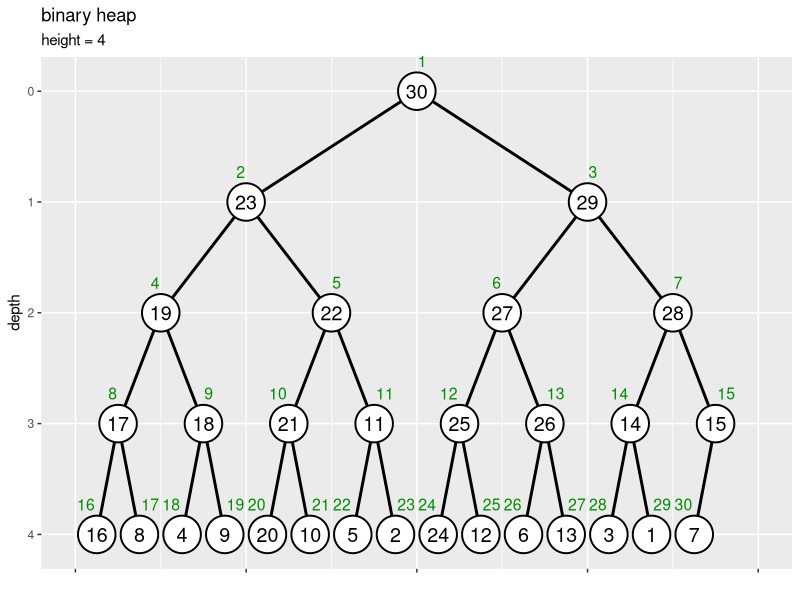

Reproduce this figure in R. (Note: this script raises an error after producing the figure.)

# 10.7 ヒープ ----------------------------------------------------------------

# 利用パッケージ
library(tidyverse)
library(gganimate)

# チェック用
library(ggplot2)


# 数列のヒープ化 --------------------------------------------------------------------

### ・実装 -----

# 部分木のヒープ化の実装
sub_heapify <- function(vec, i, N) {
  
  # 左側の子のインデックスを計算
  child_idx <- i * 2
  
  # 子がなければ終了
  if(child_idx > N) return(vec)
  
  # 値が大きい方の子のインデックスを設定
  if(child_idx+1 <= N & vec[child_idx+1] > vec[child_idx]) { # (&の左がFALSEだと右が処理されずNAにならない)
    child_idx <- child_idx + 1
  }
  
  # 子が親以下なら終了
  if(vec[child_idx] <= vec[i]) return(vec)
  
  # 子と親を入替
  vec[1:N] <- replace(x = vec, list = c(child_idx, i), values = vec[c(i, child_idx)])
  
  # 子を部分木の根としてヒープ化
  vec[1:N] <- sub_heapify(vec, child_idx, N)
  
  # 数列を出力
  return(vec)
}

# ヒープ化の実装
heapify <- function(vec) {
  
  # 要素数を取得
  N <- length(vec)
  
  # 葉を除くノード番号の最大値を設定
  max_i <- N %/% 2
  
  # 全体をヒープ化
  for(i in max_i:1) {
    
    # i番目の頂点を根とする部分木をヒープ化
    vec[1:N] <- sub_heapify(vec, i, N)
  }
  
  # 数列を出力
  return(vec)
}


### ・作図 -----

# 要素数を指定
N <- 30

# (簡易的に)数列を作成
a <- 1:N

# ヒープ化
a <- heapify(a)

# ノードの座標を作成
d <- 0.6
vertex_df <- tibble::tibble(
  value = a, 
  index = 1:length(a), 
  depth = floor(log2(index)), # 縦方向のノード位置
  col_idx = index - 2^depth + 1, # 深さごとのノード番号
  coord_x = (col_idx * 2 - 1) * 1/(2^depth * 2), # 横方向のノード位置
  label_offset = dplyr::if_else(
    condition = index%%2 == 0, true = 0.5+d, false = 0.5-d
  ) # ラベル位置を左右にズラす
)

# エッジの座標を作成
edge_df <- dplyr::bind_rows(
  # 子ノードの座標
  vertex_df |> 
    dplyr::filter(depth > 0) |> # 根を除去
    dplyr::mutate(
      edge_id   = index, 
      node_type = "childe" # (確認用)
    ), 
  # 親ノードの座標
  vertex_df |> 
    dplyr::filter(depth > 0) |> # 根を除去
    dplyr::mutate(
      edge_id   = index, 
      node_type = "parent", # (確認用)
      depth   = depth - 1, # 縦方向のノード位置
      index   = index %/% 2, 
      col_idx = index - 2^depth + 1, # 深さごとのノード番号
      coord_x = (col_idx * 2 - 1) * 1/(2^depth * 2) # 横方向のノード位置
    )
) |> 
  dplyr::select(!label_offset) |> 
  dplyr::arrange(edge_id, depth)

# ツリーの高さを取得
max_h <- floor(log2(N))

# 二分木を作図
d <- 0.1
ggplot() + 
  geom_path(data = edge_df, 
            mapping = aes(x = coord_x, y = depth, group = edge_id), 
            linewidth = 1) + # 辺
  geom_point(data = vertex_df, 
             mapping = aes(x = coord_x, y = depth), 
             size = 12, shape = "circle filled", fill = "white", stroke = 1) + # 頂点
  geom_text(data = vertex_df, 
            mapping = aes(x = coord_x, y = depth, label = value), 
            size = 5) + # 値ラベル
  geom_text(data = vertex_df, 
            mapping = aes(x = coord_x, y = depth, label = index, hjust = label_offset), 
            size = 4, vjust = -2, color = "green4") + # 位置ラベル
  scale_x_continuous(labels = NULL, name = "") + 
  scale_y_reverse(breaks = 0:max_h, minor_breaks = FALSE) + 
  coord_cartesian(xlim = c(0, 1), ylim = c(max_h+d, -d)) + 
  labs(title = "binary heap", 
       subtitle = paste0("height = ", max_h), 
       y = "depth")


### ・可視化 -----

# 親子ノードの入替の実装
swap <- function(value, index, i, N) {
  
  # 数列の値・インデックスを取得
  val_vec <- value
  idx_vec <- index
  
  # 左側の子のインデックスを計算
  child_idx <- i * 2
  
  # 子がなければ終了
  if(child_idx > N) {
    lt <- list(value = val_vec, index = idx_vec, target = i)
    return(lt)
  }
  
  # 値が大きい方の子のインデックスを設定
  if(child_idx+1 <= N & val_vec[child_idx+1] > val_vec[child_idx]) {
    child_idx <- child_idx + 1
  }
  
  # 子が親以下なら終了
  if(val_vec[child_idx] <= val_vec[i]) {
    lt <- list(value = val_vec, index = idx_vec, target = i)
    return(lt)
  }
  
  # 子と親を入替
  val_vec[1:N] <- replace(x = val_vec, list = c(child_idx, i), values = val_vec[c(i, child_idx)])
  idx_vec[1:N] <- replace(x = idx_vec, list = c(child_idx, i), values = idx_vec[c(i, child_idx)])
  
  # 数列を出力
  if(child_idx <= N%/%2) {
    
    # 親子の入替があれば継続
    lt <- list(value = val_vec, index = idx_vec, target = child_idx)
    
  } else {
    
    # 子が葉なら終了
    lt <- list(value = val_vec, index = idx_vec, target = i)
  }
  return(lt)
}


# 要素数を指定
N <- 60

# 数列を作成
a <- sample(x = 1:N, size = N, replace = FALSE)
a

# 葉を除く頂点数を計算
max_i <- N %/% 2

# 数列を格納
trace_df <- tibble::tibble(
  step  = 0,   # 試行回数
  id    = 1:N, # 元のインデックス
  index = 1:N, # 各試行のインデックス
  value = a    # 要素
) |> 
  dplyr::mutate(
    target_flag = FALSE, # 入替対象の頂点
    heap_flag   = index > max_i # ヒープ化済みの部分木頂点
  )

# 作図用のオブジェクトを初期化
id_vec <- 1:N

# ヒープ化
iter <- 0
for(i in max_i:1) {
  
  # i番目の頂点を設定
  target_idx <- i
  
  # i番目の頂点を根とする部分木をヒープ化
  swap_flag <- TRUE
  while(swap_flag) {
    
    # 試行回数をカウント
    iter <- iter + 1
    
    # 親子の値を比較・入替
    res_lt <- swap(a, id_vec, target_idx, N)
    a[1:N]      <- res_lt[["value"]]
    id_vec[1:N] <- res_lt[["index"]]
    next_target_idx <- res_lt[["target"]]
    
    # 数列を格納
    tmp_df <- tibble::tibble(
      step  = iter, 
      id    = id_vec, 
      index = 1:N, 
      value = a
    ) |> 
      dplyr::mutate(
        target_flag = index %in% c(target_idx, target_idx*2, target_idx*2+1), # 入替対象の親子
        heap_flag   = index >= i & !target_flag # 入替対象を除く処理済み頂点
      )
    
    # 結果を記録
    trace_df <- dplyr::bind_rows(trace_df, tmp_df)
    
    # 入替の有無を確認
    if(target_idx == next_target_idx) {
      
      # 入替がなければ終了
      swap_flag <- FALSE
      
    } else {
      
      # 入替があれば入替後の頂点を親として設定
      target_idx <- next_target_idx
    }
    
    # 途中経過を表示
    print(paste0("--- step: ", iter, " ---"))
    print(a)
  }
}


# 頂点の座標を作成
trace_vertex_df <- trace_df |> 
  dplyr::group_by(step) |> # 座標計算用
  dplyr::mutate(
    depth   = floor(log2(index)), # 縦方向の頂点位置
    col_idx = index - 2^depth + 1, # 深さごとの頂点番号
    coord_x = (col_idx * 2 - 1) * 1/(2^depth * 2), # 横方向の頂点位置
  ) |> 
  dplyr::ungroup()

# 辺の座標を作成
edge_df <- dplyr::bind_rows(
  # 子の座標
  trace_vertex_df |> 
    dplyr::filter(step == 0, depth > 0) |> # 1試行分のデータを抽出・根を除去
    dplyr::mutate(
      edge_id = index
    ), 
  # 親の座標
  trace_vertex_df |> 
    dplyr::filter(step == 0, depth > 0) |> # 1試行分のデータを抽出・根を除去
    dplyr::mutate(
      edge_id = index, # 子インデックス
      depth   = depth - 1, # 縦方向の頂点位置
      index   = index %/% 2, # 親インデックス
      col_idx = index - 2^depth + 1, # 深さごとの頂点番号
      coord_x = (col_idx * 2 - 1) * 1/(2^depth * 2) # 横方向の頂点位置
    )
) |> 
  dplyr::select(!step) |> # フレーム遷移の影響から外す
  dplyr::arrange(edge_id, depth)

# インデックスラベルの座標を作成
d <- 0.6
index_df <- trace_vertex_df |> 
  dplyr::filter(step == 0) |> # 1試行分のデータを抽出
  dplyr::mutate(
    offset = dplyr::if_else(
      condition = index%%2 == 0, true = 0.5+d, false = 0.5-d
    ) # ラベル位置を左右にズラす
  ) |> 
  dplyr::select(!step) # フレーム遷移の影響から外す

# ヒープ化済み頂点の座標を作成
heap_df <- trace_vertex_df |> 
  dplyr::filter(heap_flag, step > 0) |> # ヒープ化済み頂点を抽出・初期値を除去:(表示フレームの調整用)
  dplyr::mutate(
    step = step - 1 # 表示フレームを調整
  ) |> 
  dplyr::bind_rows(
    trace_vertex_df |> 
      dplyr::filter(step == max(step))
  ) # 最終値を追加:(表示フレームの調整用)

# 入替対象の頂点の座標を作成
target_vertex_df <- trace_vertex_df |> 
  dplyr::filter(target_flag) |> # 入替対象の親を抽出
  dplyr::mutate(
    step = step - 1 # 表示フレームを調整
  ) |> 
  dplyr::arrange(step, index)

# 入替対象の辺の座標を作成
target_edge_df <- dplyr::bind_rows(
  # 親の座標
  target_vertex_df |> 
    dplyr::group_by(step) |> 
    dplyr::filter(index == min(index)) |> # 親を抽出
    dplyr::ungroup() |> 
    tidyr::uncount(weights = 2, .id = "childe_id") |> # 子の数に複製
    dplyr::mutate(
      childe_id = childe_id - 1, # 行番号を子IDに変換
      edge_id   = index * 2 + childe_id # 子インデックス
    ) |> 
    dplyr::filter(edge_id <= N), # 子がなければ除去
  # 子の座標
  target_vertex_df |> 
    dplyr::group_by(step) |> 
    dplyr::filter(index != min(index)) |> # 子を抽出
    dplyr::ungroup() |> 
    dplyr::mutate(
      edge_id = index
    )
) |> 
  dplyr::arrange(step, index)

# ヒープ化のアニメーションを作図
max_h <- floor(log2(N))
graph <- ggplot() + 
  geom_path(data = edge_df, 
            mapping = aes(x = coord_x, y = depth, group = edge_id), 
            linewidth = 1) + # 辺
  geom_path(data = target_edge_df,
            mapping = aes(x = coord_x, y = depth, group = edge_id),
            color = "red", linewidth = 1, linetype = "dashed") + # 入替対象の辺
  geom_point(data = target_vertex_df,
             mapping = aes(x = coord_x, y = depth, group = step),
             size = 14, color = "red", alpha = 0.5) + # 入替対象の頂点
  geom_point(data = heap_df,
             mapping = aes(x = coord_x, y = depth, group = step),
             size = 14, color = "blue", alpha = 0.5) + # ヒープ化済みの頂点
  geom_point(data = trace_vertex_df, 
             mapping = aes(x = coord_x, y = depth, group = id), 
             size = 12, shape = "circle filled", fill = "white", stroke = 1) + # 頂点
  geom_text(data = trace_vertex_df, 
            mapping = aes(x = coord_x, y = depth, label = as.character(value), group = id), 
            size = 5) + # 値ラベル
  geom_text(data = index_df, 
            mapping = aes(x = coord_x, y = depth, label = index, hjust = offset), 
            size = 4, vjust = -1.7, color = "green4") + # インデックスラベル
  gganimate::transition_states(states = step, transition_length = 9, state_length = 1, wrap = FALSE) + # フレーム遷移
  gganimate::ease_aes("cubic-in-out") + # 遷移の緩急
  scale_x_continuous(labels = NULL) + 
  scale_y_reverse(breaks = 0:max_h, minor_breaks = FALSE) + 
  coord_cartesian(xlim = c(0, 1)) + 
  labs(title = "heapify", 
       subtitle = "step: {next_state}", 
       x = "", y = "depth")

# フレーム数を取得
frame_num <- max(trace_df[["step"]]) + 1

# 遷移フレーム数を指定
s <- 20

# gif画像を作成
gganimate::animate(
  plot = graph, 
  nframes = (frame_num + 2)*s, start_pause = s, end_pause = s, fps = 20, 
  width = 1200, height = 600, 
  renderer = gganimate::gifski_renderer()
)


# 値の挿入 --------------------------------------------------------------------

### ・実装 -----

# 値の挿入の実装
push <- function(vec, val) {
  
  # 挿入要素(子)のインデックスを設定
  i <- length(vec) + 1
  
  # ヒープ化
  while(i > 1) { # (根に達するまで)
    
    # 親のインデックスを計算
    parent_idx <- i %/% 2
    
    # 親が子以上なら終了
    if(vec[parent_idx] >= val) break
    
    # 子と親を入替
    vec[i] <- vec[parent_idx] # 親の値を子の位置に移動
    i      <- parent_idx      # 挿入位置を親の位置に更新
  }
  
  # 値を挿入
  vec[i] <- val
  
  # 数列を出力
  return(vec)
}


# 要素数を指定
N <- 30

# (簡易的に)数列を作成
a <- 1:N

# 挿入値を指定
x <- 28.5

# ヒープ化
a <- heapify(a)

# 値を挿入してヒープ化
a <- push(a, x)
a; length(a)



### ・可視化 -----

# 要素数を指定
initial_N <- 40

# ヒープを作成
initial_a <- sample(x = 1:initial_N, size = initial_N, replace = FALSE) |> 
  heapify()

# 挿入する値を指定
x <- 49.5

# 値を挿入
a <- c(initial_a, x)

# 挿入後の要素数を取得
N <- length(a)

# 数列を格納
trace_df <- dplyr::bind_rows(
  # 初期値
  tibble::tibble(
    step  = 0, 
    id    = 1:initial_N, 
    index = id, 
    value = initial_a, 
    target_flag = FALSE
  ), 
  # 挿入後
  tibble::tibble(
    step  = 1, 
    id    = 1:N, 
    index = id, 
    value = a, 
    target_flag = index == N # 挿入対象
  )
)

# 挿入要素のインデックスを設定
i <- N

# 作図用のオブジェクトを初期化
id_vec <- 1:N

# ヒープ化
iter <- 1
break_flag <- FALSE
while(i > 1) {
  
  # 試行回数を更新
  iter <- iter + 1
  
  # 親のインデックスを計算
  parent_idx <- i %/% 2
  
  # 親のインデックスを計算
  parent_idx <- i %/% 2
  
  # 親が子未満なら親子を入替
  if(a[parent_idx] < a[i]) {
    a[1:N]      <- replace(x = a, list = c(i, parent_idx), values = a[c(parent_idx, i)])
    id_vec[1:N] <- replace(x = id_vec[1:n], list = c(i, parent_idx), values = id_vec[c(parent_idx, i)])
  } else {
    break_flag <- TRUE
  }
  
  # 数列を格納
  tmp_df <- tibble::tibble(
    step  = iter, 
    id    = id_vec, 
    index = 1:N, 
    value = a, 
    target_flag = index %in% c(i, parent_idx) # 入替対象
  )
  
  # 数列を記録
  trace_df <- dplyr::bind_rows(trace_df, tmp_df)
  
  # 親が子以上なら終了
  if(break_flag) break
  
  # 挿入位置を親の位置に更新
  i <- parent_idx
  
  # 途中経過を表示
  print(paste0("--- step: ", iter, " ---"))
  print(a)
}


# 頂点の座標を作成
trace_vertex_df <- trace_df |> 
  dplyr::group_by(step) |> # 座標計算用
  dplyr::mutate(
    depth   = floor(log2(index)), # 縦方向の頂点位置
    col_idx = index - 2^depth + 1, # 深さごとの頂点番号
    coord_x = (col_idx * 2 - 1) * 1/(2^depth * 2), # 横方向の頂点位置
  ) |> 
  dplyr::ungroup()

# 辺の座標を作成
edge_df <- dplyr::bind_rows(
  # 子の座標
  trace_vertex_df |> 
    dplyr::filter(step == 1, depth > 0) |> # 1試行分のデータを抽出・根を除去
    dplyr::mutate(
      edge_id = index
    ), 
  # 親の座標
  trace_vertex_df |> 
    dplyr::filter(step == 1, depth > 0) |> # 1試行分のデータを抽出・根を除去
    dplyr::mutate(
      edge_id = index, # 子インデックス
      depth   = depth - 1, # 縦方向の頂点位置
      index   = index %/% 2, # 親インデックス
      col_idx = index - 2^depth + 1, # 深さごとの頂点番号
      coord_x = (col_idx * 2 - 1) * 1/(2^depth * 2) # 横方向の頂点位置
    )
) |> 
  dplyr::select(!step) |> # フレーム遷移の影響から外す
  dplyr::arrange(edge_id, depth)

# インデックスラベルの座標を作成
d <- 0.6
index_df <- trace_vertex_df |> 
  dplyr::filter(step == 1) |> # 1試行分のデータを抽出
  dplyr::mutate(
    offset = dplyr::if_else(
      condition = index%%2 == 0, true = 0.5+d, false = 0.5-d
    ) # ラベル位置を左右にズラす
  ) |> 
  dplyr::select(!step) # フレーム遷移の影響から外す

# 入替対象の頂点の座標を作成
target_vertex_df <- trace_vertex_df |> 
  dplyr::filter(target_flag) |> # 入替対象の親を抽出
  dplyr::mutate(
    step = step - 1 # 表示フレームを調整
  ) |> 
  dplyr::arrange(step, index)

# 入替対象の辺の座標を作成
target_edge_df <- target_vertex_df |> 
  dplyr::bind_rows(
    target_vertex_df |> 
      dplyr::filter(step == 0)
  ) # (警告文回避用に挿入値を複製)

# ヒープ化のアニメーションを作図
max_h <- floor(log2(N))
graph <- ggplot() + 
  geom_path(data = edge_df,
            mapping = aes(x = coord_x, y = depth, group = edge_id),
            linewidth = 1) + # 辺
  geom_path(data = target_edge_df,
            mapping = aes(x = coord_x, y = depth, group = step),
            color = "red", linewidth = 1, linetype = "dashed") + # 入替対象の辺
  geom_point(data = target_vertex_df,
             mapping = aes(x = coord_x, y = depth, group = step),
             size = 14, color = "red", alpha = 0.5) + # 入替対象の頂点
  geom_point(data = trace_vertex_df,
             mapping = aes(x = coord_x, y = depth, group = id),
             size = 12, shape = "circle filled", fill = "white", stroke = 1) + # 頂点
  geom_text(data = trace_vertex_df,
            mapping = aes(x = coord_x, y = depth, label = as.character(value), group = id),
            size = 5) + # 値ラベル
  geom_text(data = index_df,
            mapping = aes(x = coord_x, y = depth, label = index, hjust = offset),
            size = 4, vjust = -1.7, color = "green4") + # インデックスラベル
  gganimate::transition_states(states = step, transition_length = 9, state_length = 1, wrap = FALSE) + # フレーム遷移
  gganimate::ease_aes("cubic-in-out") + # 遷移の緩急
  scale_x_continuous(labels = NULL) + 
  scale_y_reverse(breaks = 0:max_h, minor_breaks = FALSE) + 
  coord_cartesian(xlim = c(0, 1)) + 
  labs(title = "heapify : push (up-heap)", 
       subtitle = "step: {next_state}", 
       x = "", y = "depth")

# フレーム数を取得
frame_num <- max(trace_df[["step"]]) + 1

# 遷移フレーム数を指定
s <- 20

# gif画像を作成
gganimate::animate(
  plot = graph, 
  nframes = (frame_num + 2)*s, start_pause = s, end_pause = s, fps = 20, 
  width = 1200, height = 600, 
  renderer = gganimate::gifski_renderer()
)


### ・ヒープ化の可視化 -----

# 要素数を指定
N <- 20

# 数列を作成
initial_a <- sample(x = 1:N, size = N, replace = FALSE)


# 1番目の要素を挿入
a <- initial_a[1]

# 数列を格納
trace_df <- tibble::tibble(
  step  = 0, # 試行番号
  id    = 1:N, # 元のインデックス
  index = c(1, rep(NA, times = N-1)), # 試行ごとのインデックス:(未挿入はNAとする)
  value = initial_a, # 要素:(未挿入要素も含める)
  target_flag = FALSE, # 挿入・入替対象:(初手FALSEの方が処理が楽)
  insert_flag = !is.na(index) # 挿入済み要素
)

# 作図用のオブジェクトを初期化
id_vec <- 1:N

# 値の挿入とヒープ化
iter <- 0
for(n in 2:N) {
  
  # 最後尾に要素を追加
  a <- c(a, initial_a[n])
  i <- n
  
  # 要素を追加した数列を格納
  tmp_df <- tibble::tibble(
    step  = iter + 0.5, # (挿入操作は0.5とする)
    id    = id_vec, 
    index = c(1:n, rep(NA, times = N-n)), 
    value = c(a, initial_a[(n+1):N])[1:N], 
    target_flag = index %in% i, # 挿入対象
    insert_flag = !is.na(index)
  )
  
  # 数列を記録
  trace_df <- dplyr::bind_rows(trace_df, tmp_df)
  
  # ヒープ化
  break_flag <- FALSE
  while(i > 1) {
    
    # 試行回数を更新
    iter <- iter + 1
    
    # 親のインデックスを計算
    parent_idx <- i %/% 2
    
    # 親が子未満なら親子を入替
    if(a[parent_idx] < a[i]) {
      a[1:n]      <- replace(x = a, list = c(i, parent_idx), values = a[c(parent_idx, i)])
      id_vec[1:n] <- replace(x = id_vec, list = c(i, parent_idx), values = id_vec[c(parent_idx, i)])
    } else {
      break_flag <- TRUE
    }
    
    # 要素を入れ替えた数列を格納
    tmp_df <- tibble::tibble(
      step  = iter, # (入替操作は1とする)
      id    = id_vec, 
      index = c(1:n, rep(NA, times = N-n)), 
      value = c(a, initial_a[(n+1):N])[1:N], 
      target_flag = index %in% c(i, parent_idx), # 入替対象
      insert_flag = !is.na(index)
    )
    
    # 数列を記録
    trace_df <- dplyr::bind_rows(trace_df, tmp_df)
    
    # 親が子以上なら終了
    if(break_flag) break
    
    # 挿入位置を親の位置に更新
    i <- parent_idx
    
    # 途中経過を表示
    print(paste0("--- step: ", iter, " ---"))
    print(a)
  }
}

# 未挿入要素のプロット位置を設定
max_y <- floor(log2(N)) + 1

# 頂点の座標を作成
trace_vertex_df <- dplyr::bind_rows(
  # 挿入済み要素の座標
  trace_df |> 
    dplyr::filter(insert_flag) |> # 挿入済み要素を抽出
    dplyr::group_by(step) |> # 座標計算用
    dplyr::mutate(
      depth   = floor(log2(index)), # 縦方向の頂点位置
      col_idx = index - 2^depth + 1, # 深さごとの頂点番号
      coord_x = (col_idx * 2 - 1) * 1/(2^depth * 2), # 横方向の頂点位置
    ) |> 
    dplyr::ungroup(), 
  # 未挿入要素の座標
  trace_df |> 
    dplyr::filter(!insert_flag) |> # 未挿入要素を抽出
    dplyr::mutate(
      depth = max_y, # 縦方向の頂点位置
      coord_x = id / (N + 1) # 横方向の頂点位置
    )
) |> 
  dplyr::arrange(step, index)

# 辺の座標を作成
trace_edge_df <- dplyr::bind_rows(
  # 子の座標
  trace_vertex_df |> 
    dplyr::filter(insert_flag, step > 0, depth > 0) |> # 挿入済み要素を抽出、初期値・根を除去
    dplyr::mutate(
      edge_id    = index, 
      edge_label = paste0("step: ", step, ", edge: ", edge_id) # フレームごとに描画用
    ), 
  # 親の座標
  trace_vertex_df |> 
    dplyr::filter(insert_flag, step > 0, depth > 0) |> # 挿入済み要素を抽出、初期値・根を除去
    dplyr::mutate(
      edge_id    = index, # 子インデックス
      edge_label = paste0("step: ", step, ", edge: ", edge_id), # フレームごとに描画用
      depth   = depth - 1, # 縦方向の頂点位置
      index   = index %/% 2, # 親インデックス
      col_idx = index - 2^depth + 1, # 深さごとの頂点番号
      coord_x = (col_idx * 2 - 1) * 1/(2^depth * 2) # 横方向の頂点位置
    ), 
  tibble::tibble(
    step = 0
  ) # (フレーム順の謎バグ回避用)
) |> 
  dplyr::arrange(step, edge_id, index)

# インデックスラベルの座標を作成
d <- 0.6
index_df <- trace_vertex_df |> 
  dplyr::filter(insert_flag, step == max(step)) |> # 挿入済み要素・1試行分のデータを抽出
  dplyr::mutate(
    offset = dplyr::if_else(
      condition = index%%2 == 0, true = 0.5+d, false = 0.5-d
    ) # ラベル位置を左右にズラす
  ) |> 
  dplyr::select(!step) # フレーム遷移の影響から外す

# 試行番号を取得
step_vec <- unique(trace_df[["step"]])

# 入替対象の頂点の座標を作成
target_vertex_df <- trace_vertex_df |> 
  dplyr::filter(target_flag) |> # 挿入・入替対象を抽出
  dplyr::mutate(
    frame_id = dplyr::dense_rank(step), # 試行回数の抽出用
    step     = step_vec[frame_id] # 表示フレームを調整
  ) |> 
  dplyr::arrange(step, index)

# 入替対象の辺の座標を作成
target_edge_df <- trace_vertex_df |> 
  dplyr::filter(target_flag) |> # 挿入・入替対象を抽出
  dplyr::mutate(
    frame_id = dplyr::dense_rank(step), # 試行回数の抽出用
  ) |> 
  dplyr::filter(step%%1 == 0) |> # 入替対象を抽出(挿入対象を除去)
  dplyr::group_by(step) |> # 辺IDの作成用
  dplyr::mutate(
    edge_label = paste0("step: ", step, ", id: ", min(index)) # 線分間の干渉回避用
  ) |> 
  dplyr::ungroup() |> 
  dplyr::mutate(
    step = step_vec[frame_id] # 表示フレームを調整
  ) |> 
  dplyr::arrange(step, index)


# ヒープ化のアニメーションを作図
graph <- ggplot() + 
  geom_rect(mapping = aes(xmin = 0, xmax = 1, ymin = max_y-0.25, ymax = max_y+0.2), 
            fill = "orange", color = "orange", alpha = 0.1, linetype ="dashed") + # 数列枠
  geom_path(data = trace_edge_df,
            mapping = aes(x = coord_x, y = depth, group = edge_label),
            linewidth = 1) + # 辺
  geom_path(data = target_edge_df,
            mapping = aes(x = coord_x, y = depth, group = edge_label),
            color = "red", linewidth = 1, linetype = "dashed") + # 入替対象の辺
  geom_point(data = target_vertex_df,
             mapping = aes(x = coord_x, y = depth, group = step),
             size = 14, color = "red", alpha = 0.5) + # 挿入・入替対象の頂点
  geom_point(data = trace_vertex_df,
             mapping = aes(x = coord_x, y = depth, group = id),
             size = 12, shape = "circle filled", fill = "white", stroke = 1) + # 頂点
  geom_text(data = trace_vertex_df,
            mapping = aes(x = coord_x, y = depth, label = as.character(value), group = id),
            size = 5) + # 値ラベル
  geom_text(data = index_df,
            mapping = aes(x = coord_x, y = depth, label = index, hjust = offset),
            size = 4, vjust = -1.7, color = "green4") + # インデックスラベル:(ツリー用)
  geom_text(data = index_df,
            mapping = aes(x = index/(N+1), y = max_y, label = index),
            size = 4, hjust = 1.1, vjust = -1.7, color = "green4") + # インデックスラベル:(数列用)
  gganimate::transition_states(states = step, transition_length = 9, state_length = 1, wrap = FALSE) + # フレーム遷移
  gganimate::ease_aes("cubic-in-out") + # 遷移の緩急
  scale_x_continuous(labels = NULL) + 
  scale_y_reverse(breaks = 0:max_y, labels = c(as.character(0:(max_y-1)), ""), minor_breaks = FALSE) + 
  coord_cartesian(xlim = c(0, 1), ylim = c(max_y, 0)) + 
  labs(title = "heapify", 
       subtitle = "step: {next_state}", 
       x = "", y = "depth")

# フレーム数を取得
frame_num <- trace_df[["step"]] |> 
  unique() |> 
  length()

# 遷移フレーム数を指定
s <- 20

# gif画像を作成
gganimate::animate(
  plot = graph, 
  nframes = (frame_num + 2)*s, start_pause = s, end_pause = s, fps = 20, 
  width = 1200, height = 800, 
  renderer = gganimate::gifski_renderer()
)


# 最大値の削除 ------------------------------------------------------------------

### ・実装 -----

# 最大値の削除の実装
pop <- function(vec) {
  
  # 削除後の要素数を取得
  N <- length(vec) - 1
  
  # 最後尾(挿入要素)の値を取得
  val <- vec[N+1]
  
  # 最後尾の値を削除
  vec <- vec[-(N+1)]
  
  # 根(親)のインデックスを設定
  i <- 1
  
  # ヒープ化
  while(i*2 <= N) { # (葉に達するまで)
    
    # 左側の子のインデックスを計算
    child_idx <- i * 2
    
    # 値が大きい方の子のインデックスを設定
    if(child_idx+1 <= N & vec[child_idx+1] > vec[child_idx]) { # (&の左がFALSEだと右が処理されずNAにならない)
      child_idx <- child_idx + 1
    }
    
    # 子が親以下なら終了
    if(vec[child_idx] <= val) break
    
    # 親と子を入替
    vec[i] <- vec[child_idx] # 子の値を親の位置に移動
    i      <- child_idx      # 挿入位置を子の位置に更新
  }
  
  # 値を挿入
  vec[i] <- val
  
  # 数列を出力
  return(vec)
}


# 要素数を指定
N <- 30

# (簡易的に)数列を作成
a <- 1:N

# ヒープ化
a <- heapify(a)

# 最大値を削除してヒープ
a <- pop(a)
a; length(a)


### ・可視化 -----

# 要素数を指定
initial_N <- 20

# ヒープを作成
initial_a <- sample(x = 1:initial_N, size = initial_N, replace = FALSE) |> 
  heapify()

# 最大値を削除して、最後尾を先頭に挿入
a <- c(initial_a[initial_N], initial_a[-c(1, initial_N)])

# 削除後の要素数を取得
N <- length(a)

# 数列を格納
trace_df <- dplyr::bind_rows(
  # 初期値
  tibble::tibble(
    step  = 0, 
    id    = 1:initial_N, 
    index = id, 
    value = initial_a, 
    target_flag = FALSE, 
    heap_flag   = TRUE
  ), 
  # 削除後
  tibble::tibble(
    step  = 1, 
    id    = c(initial_N, 2:N, 1), 
    index = 1:initial_N, 
    value = c(a, NA), 
    target_flag = index %in% c(1, initial_N), # 挿入・削除対象
    heap_flag   = c(rep(TRUE, times = N), FALSE) # ヒープ要素
  )
)

# 挿入要素のインデックスを設定
i <- 1

# 作図用のオブジェクトを初期化
id_vec <- c(initial_N, 2:N)

# ヒープ化
iter <- 1
break_flag <- FALSE
while(i*2 <= N) {
  
  # 試行回数を更新
  iter <- iter + 1
  
  # 値が大きい方の子のインデックスを設定
  child_idx <- i * 2 # 左側の子
  if(child_idx+1 <= N & a[child_idx+1] > a[child_idx]) {
    child_idx <- child_idx + 1
  }
  
  # 子が親より大きいなら入替
  if(a[child_idx] > a[i]) {
    a[1:N]      <- replace(x = a, list = c(i, child_idx), values = a[c(child_idx, i)])
    id_vec[1:N] <- replace(x = id_vec, list = c(i, child_idx), values = id_vec[c(child_idx, i)])
  } else {
    break_flag <- TRUE
  }
  
  # 数列を格納
  tmp_df <- tibble::tibble(
    step  = iter, 
    id    = id_vec, 
    index = 1:N, 
    value = a, 
    target_flag = index %in% c(i, i*2, i*2+1), # 入替対象
    heap_flag   = TRUE
  )
  
  # 数列を記録
  trace_df <- dplyr::bind_rows(trace_df, tmp_df)
  
  # 挿入位置を子の位置に更新
  i <- child_idx
  
  # 途中経過を表示
  print(paste0("--- step: ", iter, " ---"))
  print(a)
}


# 全ての頂点の座標を作成
tmp_vertex_df <- trace_df |> 
  dplyr::group_by(step) |> # 座標計算用
  dplyr::mutate(
    depth   = floor(log2(index)), # 縦方向の頂点位置
    col_idx = index - 2^depth + 1, # 深さごとの頂点番号
    coord_x = (col_idx * 2 - 1) * 1/(2^depth * 2), # 横方向の頂点位置
  ) |> 
  dplyr::ungroup()

# ヒープの頂点の座標を作成
trace_vertex_df <- tmp_vertex_df |> 
  dplyr::filter(heap_flag) # ヒープ要素を抽出(最大値を除去)

# 辺の座標を作成
edge_df <- dplyr::bind_rows(
  # 子の座標
  trace_vertex_df |> 
    dplyr::filter(step == 0, depth > 0) |> # 1試行分のデータを抽出・根を除去
    dplyr::mutate(
      edge_id = index
    ), 
  # 親の座標
  trace_vertex_df |> 
    dplyr::filter(step == 0, depth > 0) |> # 1試行分のデータを抽出・根を除去
    dplyr::mutate(
      edge_id = index, # 子インデックス
      depth   = depth - 1, # 縦方向の頂点位置
      index   = index %/% 2, # 親インデックス
      col_idx = index - 2^depth + 1, # 深さごとの頂点番号
      coord_x = (col_idx * 2 - 1) * 1/(2^depth * 2) # 横方向の頂点位置
    )
) |> 
  dplyr::select(!step) |> # フレーム遷移の影響から外す
  dplyr::arrange(edge_id, depth)

# インデックスラベルの座標を作成
d <- 0.6
index_df <- trace_vertex_df |> 
  dplyr::filter(step == 0) |> # 1試行分のデータを抽出
  dplyr::mutate(
    offset = dplyr::if_else(
      condition = index%%2 == 0, true = 0.5+d, false = 0.5-d
    ) # ラベル位置を左右にズラす
  ) |> 
  dplyr::select(!step) # フレーム遷移の影響から外す

# 入替対象の頂点の座標を作成
target_vertex_df <- tmp_vertex_df |> 
  dplyr::filter(target_flag) |> # 入替対象の親を抽出
  dplyr::mutate(
    step = step - 1 # 表示フレームを調整
  ) |> 
  dplyr::arrange(step, index)

# 入替対象の辺の座標を作成
target_edge_df <- dplyr::bind_rows(
  # 親の座標
  target_vertex_df |> 
    dplyr::group_by(step) |> 
    dplyr::filter(index == min(index)) |> # 親を抽出
    dplyr::ungroup() |> 
    dplyr::mutate(
      n = dplyr::if_else(
        condition = step == 0, true = 1, false = 2
      )
    ) |> 
    tidyr::uncount(weights = n, .id = "childe_id") |> # 子の数に複製
    dplyr::mutate(
      childe_id = childe_id - 1, # 行番号を子IDに変換
      edge_id   = dplyr::if_else(
        condition = step == 0, true = initial_N, false = index * 2 + childe_id # 子インデックス
      )
    ) |> 
    dplyr::filter(edge_id <= initial_N), # 子がなければ除去
  # 子の座標
  target_vertex_df |> 
    dplyr::group_by(step) |> 
    dplyr::filter(index != min(index)) |> # 子を抽出
    dplyr::ungroup() |> 
    dplyr::mutate(
      edge_id = index
    )
) |> 
  dplyr::arrange(step, index)


# ヒープ化のアニメーションを作図
max_h <- floor(log2(N))
graph <- ggplot() + 
  geom_path(data = edge_df, 
            mapping = aes(x = coord_x, y = depth, group = edge_id), 
            linewidth = 1) + # 辺
  geom_path(data = target_edge_df,
            mapping = aes(x = coord_x, y = depth, group = edge_id),
            color = "red", linewidth = 1, linetype = "dashed") + # 入替対象の辺
  geom_point(data = target_vertex_df,
             mapping = aes(x = coord_x, y = depth, group = step),
             size = 14, color = "red", alpha = 0.5) + # 入替対象の頂点
  geom_point(data = trace_vertex_df, 
             mapping = aes(x = coord_x, y = depth, group = id), 
             size = 12, shape = "circle filled", fill = "white", stroke = 1) + # 頂点
  geom_text(data = trace_vertex_df, 
            mapping = aes(x = coord_x, y = depth, label = as.character(value), group = id), 
            size = 5) + # 値ラベル
  geom_text(data = index_df, 
            mapping = aes(x = coord_x, y = depth, label = index, hjust = offset), 
            size = 4, vjust = -1.7, color = "green4") + # インデックスラベル
  gganimate::transition_states(states = step, transition_length = 9, state_length = 1, wrap = FALSE) + # フレーム遷移
  gganimate::ease_aes("cubic-in-out") + # 遷移の緩急
  scale_x_continuous(labels = NULL) + 
  scale_y_reverse(breaks = 0:max_h, minor_breaks = FALSE) + 
  coord_cartesian(xlim = c(0, 1)) + 
  labs(title = "heapify : pop (down-heap)", 
       subtitle = "step: {next_state}", 
       x = "", y = "depth")

# フレーム数を取得
frame_num <- max(trace_df[["step"]]) + 1

# 遷移フレーム数を指定
s <- 20

# gif画像を作成
gganimate::animate(
  plot = graph, 
  nframes = (frame_num + 2)*s, start_pause = s, end_pause = s, fps = 20, 
  width = 1200, height = 600, 
  renderer = gganimate::gifski_renderer()
)
